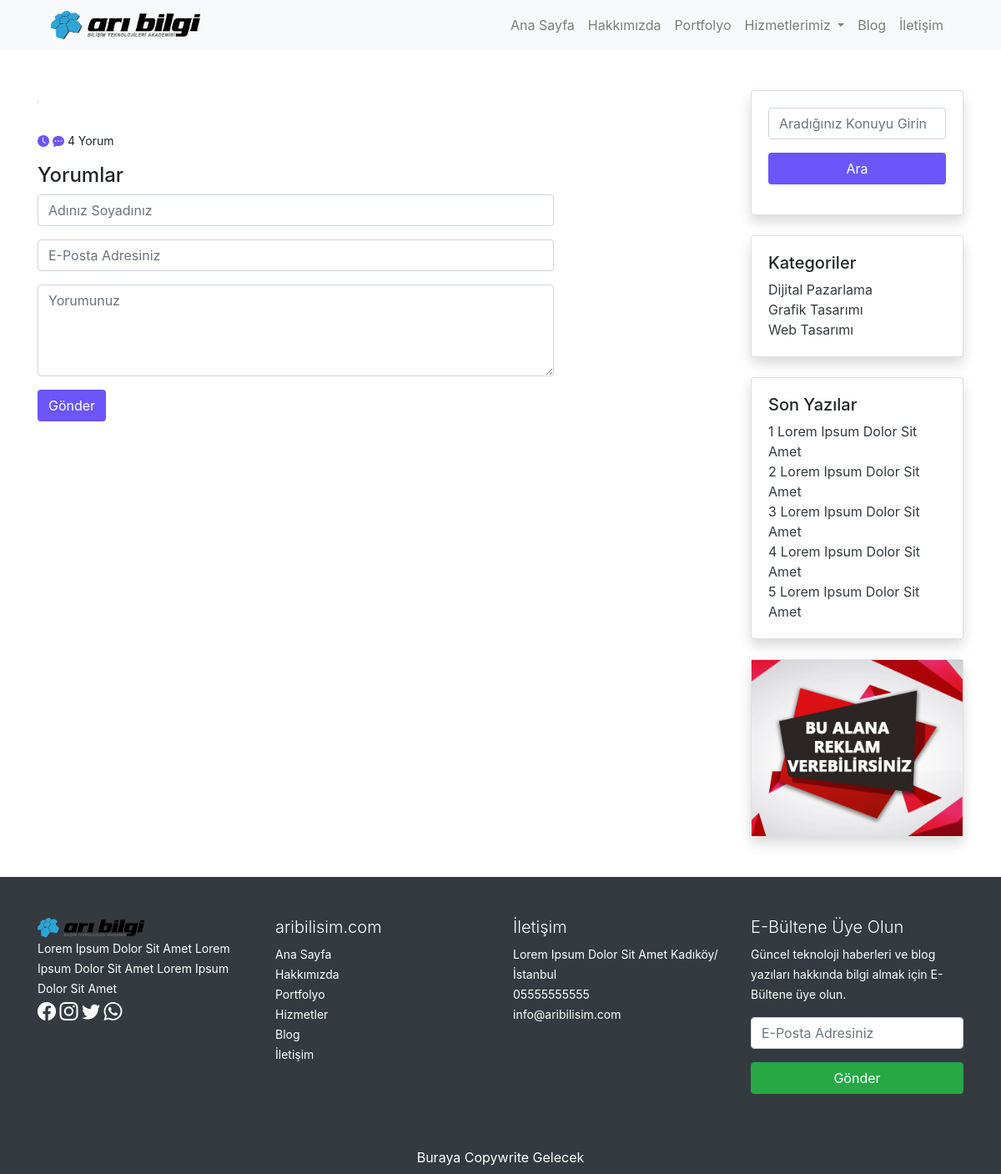
Screenshot of /makale.php with the database file from the repository.
### tables this page shows
CREATE TABLE `ayarlar` (
  `id` int(11) NOT NULL,
  `logo` varchar(50) NOT NULL,
  `adres` varchar(75) NOT NULL,
  `telefon` varchar(17) NOT NULL,
  `eposta` varchar(50) NOT NULL,
  `facebook` varchar(20) NOT NULL,
  `insta` varchar(20) NOT NULL,
  `twitter` varchar(20) NOT NULL,
  `whatsapp` varchar(17) NOT NULL,
  `kisaaciklama` text NOT NULL,
  `mainmeta` text NOT NULL,
  `harita` text NOT NULL,
  `pixel` text NOT NULL,
  `analitik` text NOT NULL,
  `konsol` text NOT NULL,
  `blogbanner` varchar(50) NOT NULL,
  `iletisimbanner` varchar(50) NOT NULL,
  `buton1` varchar(10) NOT NULL,
  `buton2` varchar(10) NOT NULL,
  `copy` varchar(75) NOT NULL,
  `footerrenk` varchar(10) NOT NULL
);

CREATE TABLE `yazilar` (
  `id` int(11) NOT NULL,
  `baslik` varchar(50) NOT NULL,
  `icerik` text NOT NULL,
  `meta` text NOT NULL,
  `alt` varchar(100) NOT NULL,
  `kategori` varchar(20) NOT NULL,
  `tarih` varchar(15) NOT NULL,
  `durum` varchar(15) NOT NULL,
  `gorsel` varchar(100) NOT NULL
);

### aside.php (the view, shortened to what this page needs)
<div class="col-md-3">
    <div class="row">
        <div class="col-12">
            <div class="card shadow">
                <div class="card-body">
                    <form action="sonuclar.php" method="GET">
                        <div class="form-group">
                            <input type="text" name="arabul" placeholder="Aradığınız Konuyu Girin" class="form-control" required>
                        </div>
                        <div class="form-group">
                            <input type="submit" value="Ara" class="btn bg-mor text-white w-100" name="araButon">
                        </div>
                    </form>
                </div>
            </div>
        </div>
    </div>
    <div class="row my-4">
        <div class="col-12">
            <div class="card shadow">
                <div class="card-body">
                    <h5>Kategoriler</h5>
                    <?php
                    $katList = $db->prepare('select distinct kategori from yazilar order by kategori asc');
                    $katList->execute();
                    if ($katList->rowCount()) {
                        foreach ($katList as $katListSatir) {
                    ?>
                            <a href="kategori.php?kat=<?php echo $katListSatir['kategori']; ?>" class="text-dark text-decoration-none"><?php echo $katListSatir['kategori']; ?></a> <br>
                    <?php
                        }
                    }
                    ?>
                </div>
            </div>
        </div>
    </div>
    <div class="row">
        <div class="col-12">
            <div class="card shadow">
                <div class="card-body">
                    <h5>Son Yazılar</h5>
                    <?php
                    $blogList = $db->prepare('select * from yazilar order by id desc limit 5');
                    $blogList->execute();
                    if ($blogList->rowCount()) {
                        foreach ($blogList as $blogListSatir) {
                    ?>
                            <a href="makale.php?postId=<?php echo $blogListSatir['id']; ?>" class="text-dark text-decoration-none"><?php echo $blogListSatir['baslik']; ?></a><br>
                    <?php
                        }
                    }
                    ?>
                </div>
            </div>
        </div>
    </div>
    <div class="row mt-4">
        <div class="col-12">
            <div class="card shadow">
                <img src="./assets/img/reklam.png" alt="Reklam Alanı" data-toggle="modal" data-target="#exampleModal">
            </div>
        </div>
    </div>
</div>

### header.php (shortened to what this page needs)
<?php
require_once('./admin/baglan.php');
$main = $db->prepare('select * from ayarlar order by id desc limit 1');
$main->execute();
$mainSatir = $main->fetch();
?>
<!DOCTYPE html>
<html lang="tr">
<head>
    <link rel="stylesheet" href="assets/css/bootstrap.min.css">
    <link rel="stylesheet" href="assets/css/style.css">
</head>
<body>
    <header id="header" class="bg-light">
        <div class="container">
            <div class="row">
                <div class="col-12">
                    <nav class="navbar navbar-expand-lg navbar-light">
                        <a class="navbar-brand" href="index.php">
                            <img src="<?php echo substr($mainSatir['logo'], 3); ?>" alt="Arı Bilişim Logo" style="width: 35%;">
                        </a>
                        <div class="collapse navbar-collapse" id="navbarNavDropdown">
                            <ul class="navbar-nav ml-auto">
                                <li class="nav-item">
                                    <a class="nav-link" href="index.php">Ana Sayfa</a>
                                </li>
                                <li class="nav-item">
                                    <a class="nav-link" href="sayfa.php?pageId=5">Hakkımızda</a>
                                </li>
                                <li class="nav-item">
                                    <a class="nav-link" href="portfolyo.php">Portfolyo</a>
                                </li>
                                <li class="nav-item dropdown">
                                    <a class="nav-link dropdown-toggle" href="#" role="button" data-toggle="dropdown" aria-expanded="false">
                                        Hizmetlerimiz
                                    </a>
                                </li>
                                <li class="nav-item">
                                    <a class="nav-link" href="blog.php">Blog</a>
                                </li>
                                <li class="nav-item">
                                    <a class="nav-link" href="iletisim.php">İletişim</a>
                                </li>
                            </ul>
                        </div>
                    </nav>
                </div>
            </div>
        </div>
    </header>

### footer.php (shortened to what this page needs)
<footer id="footer" class="bg-dark text-white">
    <div class="container">
        <div class="row py-5">
            <div class="col-md-3">
                <a href="index.php">
                    <img src="<?php echo substr($mainSatir['logo'], 3); ?>" alt="Arı Bilişim Logo" style="width: 50%;">
                </a> <br>
                <small><?php echo $mainSatir['kisaaciklama']; ?></small> <br>
                <a href="https://www.facebook.com/<?php echo $mainSatir['facebook']; ?>" target="_blank"><i class="bi bi-facebook"></i></a>
                <a href="https://www.instagram.com/<?php echo $mainSatir['insta']; ?>" target="_blank"><i class="bi bi-instagram"></i></a>
                <a href="https://www.twitter.com/<?php echo $mainSatir['twitter']; ?>" target="_blank"><i class="bi bi-twitter"></i></a>
                <a href="https://wa.me/+90<?php echo $mainSatir['whatsapp']; ?>" target="_blank"><i class="bi bi-whatsapp"></i></a>
            </div>
            <div class="col-md-3">
                <h4 class="lead">aribilisim.com</h4>
                <small>
                    <a href="">Ana Sayfa</a><br>
                    <a href="">Hakkımızda</a><br>
                    <a href="">Portfolyo</a><br>
                    <a href="">Hizmetler</a><br>
                    <a href="">Blog</a><br>
                    <a href="">İletişim</a><br>
                </small>
            </div>
            <div class="col-md-3">
                <h4 class="lead">İletişim</h4>
                <small>
                    <?php echo $mainSatir['adres']; ?><br>
                    <a href="tel:+90<?php echo $mainSatir['telefon']; ?>">0<?php echo $mainSatir['telefon']; ?></a> <br>
                    <a href="mailto:<?php echo $mainSatir['eposta']; ?>"><?php echo $mainSatir['eposta']; ?></a>
                </small>
            </div>
            <div class="col-md-3">
                <h4 class="lead">E-Bültene Üye Olun</h4>
                <small>Güncel teknoloji haberleri ve blog yazıları hakkında bilgi almak için E-Bültene üye olun.</small>
                <form action="" method="post" class="pt-3">
                    <div class="form-group">
                        <input type="email" name="eposta" placeholder="E-Posta Adresiniz" class="form-control">
                    </div>
                    <div class="form-group">
                        <input type="submit" value="Gönder" class="btn btn-success w-100" name="ebultenuye">
                    </div>
                </form>
            </div>
        </div>
        <div class="row pb-2">
            <div class="col-12 text-center">
                Buraya Copywrite Gelecek
            </div>
        </div>
    </div>
</footer>
</body>
</html>

### assets/css/style.css (style rules this page uses)
#footer .bi { color:#fff; font-size:22px; }
#footer a { color:#fff; text-decoration: none; }
.bg-mor { background-color: #6c55f9; }

### rows the page displays
ayarlar: logo (picture), kisaaciklama "Lorem Ipsum Dolor Sit Amet Lorem Ipsum Dolor Sit Amet Lorem Ipsum Dolor Sit Amet", adres "Lorem Ipsum Dolor Sit Amet Kadıköy/İstanbul", telefon "5555555555", eposta "info@aribilisim.com"
yazilar: baslik "1 Lorem Ipsum Dolor Sit Amet"
yazilar: baslik "2 Lorem Ipsum Dolor Sit Amet"
yazilar: baslik "3 Lorem Ipsum Dolor Sit Amet"
yazilar: baslik "4 Lorem Ipsum Dolor Sit Amet"
yazilar: baslik "5 Lorem Ipsum Dolor Sit Amet"

### other values shown
$katListSatir['kategori'] "Dijital Pazarlama"
$katListSatir['kategori'] "Grafik Tasarımı"
$katListSatir['kategori'] "Web Tasarımı"
